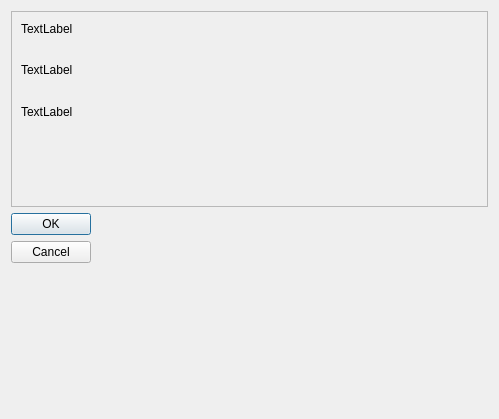
<?xml version="1.0" encoding="UTF-8"?>
<ui version="4.0">
 <class>Dialog</class>
 <widget class="QDialog" name="Dialog">
  <property name="geometry">
   <rect>
    <x>0</x>
    <y>0</y>
    <width>499</width>
    <height>419</height>
   </rect>
  </property>
  <property name="windowTitle">
   <string>Dialog</string>
  </property>
  <layout class="QVBoxLayout" name="verticalLayout">
   <item>
    <widget class="QScrollArea" name="scrollArea">
     <property name="widgetResizable">
      <bool>true</bool>
     </property>
     <widget class="QWidget" name="scrollAreaWidgetContents">
      <property name="geometry">
       <rect>
        <x>0</x>
        <y>0</y>
        <width>479</width>
        <height>196</height>
       </rect>
      </property>
      <widget class="QLabel" name="label">
       <property name="geometry">
        <rect>
         <x>9</x>
         <y>9</y>
         <width>68</width>
         <height>16</height>
        </rect>
       </property>
       <property name="text">
        <string>TextLabel</string>
       </property>
      </widget>
      <widget class="QLabel" name="label_2">
       <property name="geometry">
        <rect>
         <x>9</x>
         <y>50</y>
         <width>68</width>
         <height>16</height>
        </rect>
       </property>
       <property name="text">
        <string>TextLabel</string>
       </property>
      </widget>
      <widget class="QLabel" name="label_3">
       <property name="geometry">
        <rect>
         <x>9</x>
         <y>92</y>
         <width>68</width>
         <height>16</height>
        </rect>
       </property>
       <property name="text">
        <string>TextLabel</string>
       </property>
      </widget>
     </widget>
    </widget>
   </item>
   <item>
    <widget class="QDialogButtonBox" name="buttonBox">
     <property name="orientation">
      <enum>Qt::Vertical</enum>
     </property>
     <property name="standardButtons">
      <set>QDialogButtonBox::Cancel|QDialogButtonBox::Ok</set>
     </property>
    </widget>
   </item>
  </layout>
 </widget>
 <resources/>
 <connections>
  <connection>
   <sender>buttonBox</sender>
   <signal>accepted()</signal>
   <receiver>Dialog</receiver>
   <slot>accept()</slot>
   <hints>
    <hint type="sourcelabel">
     <x>248</x>
     <y>254</y>
    </hint>
    <hint type="destinationlabel">
     <x>157</x>
     <y>274</y>
    </hint>
   </hints>
  </connection>
  <connection>
   <sender>buttonBox</sender>
   <signal>rejected()</signal>
   <receiver>Dialog</receiver>
   <slot>reject()</slot>
   <hints>
    <hint type="sourcelabel">
     <x>316</x>
     <y>260</y>
    </hint>
    <hint type="destinationlabel">
     <x>286</x>
     <y>274</y>
    </hint>
   </hints>
  </connection>
 </connections>
</ui>
